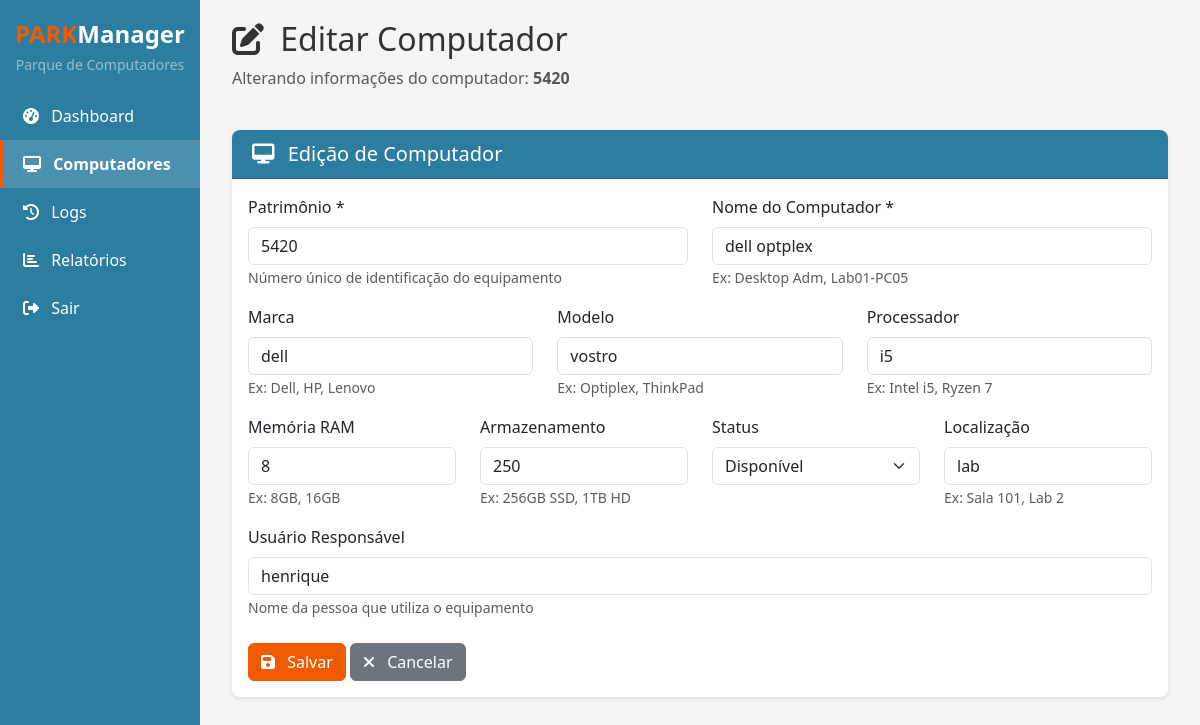
Screenshot of /computadores/1/editar (signed in) with the database file from the repository.
### app/models.py (models this page shows)
class Computador(Base):
    __tablename__ = "computadores"
    id = Column(Integer, primary_key=True, index=True)
    patrimonio = Column(String, unique=True, index=True, nullable=False)
    nome = Column(String, nullable=False)
    marca = Column(String, nullable=True)
    modelo = Column(String, nullable=True)
    processador = Column(String, nullable=True)
    memoria_ram = Column(String, nullable=True)  # Ex: "8GB", "16GB"
    armazenamento = Column(String, nullable=True)  # Ex: "512GB SSD"
    status = Column(String, default="Disponível")  # Disponível, Em uso, Manutenção
    localizacao = Column(String, nullable=True)  # Sala, setor
    usuario_responsavel = Column(String, nullable=True)
    ativo = Column(Boolean, default=True)
    data_aquisicao = Column(DateTime, default=func.now())
    created_at = Column(DateTime(timezone=True), server_default=func.now())
    updated_at = Column(DateTime(timezone=True), onupdate=func.now())

### app/main.py (the view)
@app.get("/computadores/{computador_id}/editar", response_class=HTMLResponse)
def pagina_editar_computador(request: Request, computador_id: int, db: Session = Depends(get_db)):
    computador = crud.buscar_computador_por_id(db, computador_id)
    return templates.TemplateResponse("form_computador.html", {"request": request, "computador": computador})

### app/templates/form_computador.html (shortened to what this page needs)
{% extends "base.html" %}
{% block content %}
<div class="container-fluid">
    <div class="row mb-4">
        <div class="col">
            <h2>
                {% if computador %}
                    <i class="fas fa-edit me-2"></i> Editar Computador
                {% else %}
                    <i class="fas fa-plus-circle me-2"></i> Novo Computador
                {% endif %}
            </h2>
            <p class="text-muted">
                {% if computador %}
                    Alterando informações do computador: <strong>{{ computador.patrimonio }}</strong>
                {% else %}
                    Preencha os dados abaixo para cadastrar um novo computador
                {% endif %}
            </p>
        </div>
    </div>
    <div class="card">
        <div class="card-header">
            <h5 class="mb-0">
                <i class="fas fa-desktop me-2"></i>
                {% if computador %}Edição{% else %}Cadastro{% endif %} de Computador
            </h5>
        </div>
        <div class="card-body">
            <form id="formComputador">
                <div class="row">
                    <div class="col-md-6 mb-3">
                        <label class="form-label">Patrimônio *</label>
                        <input type="text" class="form-control" id="patrimonio"
                               value="{{ computador.patrimonio if computador else '' }}" required>
                        <small class="text-muted">Número único de identificação do equipamento</small>
                    </div>
                    <div class="col-md-6 mb-3">
                        <label class="form-label">Nome do Computador *</label>
                        <input type="text" class="form-control" id="nome"
                               value="{{ computador.nome if computador else '' }}" required>
                        <small class="text-muted">Ex: Desktop Adm, Lab01-PC05</small>
                    </div>
                </div>
                <div class="row">
                    <div class="col-md-4 mb-3">
                        <label class="form-label">Marca</label>
                        <input type="text" class="form-control" id="marca"
                               value="{{ computador.marca if computador else '' }}">
                        <small class="text-muted">Ex: Dell, HP, Lenovo</small>
                    </div>
                    <div class="col-md-4 mb-3">
                        <label class="form-label">Modelo</label>
                        <input type="text" class="form-control" id="modelo"
                               value="{{ computador.modelo if computador else '' }}">
                        <small class="text-muted">Ex: Optiplex, ThinkPad</small>
                    </div>
                    <div class="col-md-4 mb-3">
                        <label class="form-label">Processador</label>
                        <input type="text" class="form-control" id="processador"
                               value="{{ computador.processador if computador else '' }}">
                        <small class="text-muted">Ex: Intel i5, Ryzen 7</small>
                    </div>
                </div>
                <div class="row">
                    <div class="col-md-3 mb-3">
                        <label class="form-label">Memória RAM</label>
                        <input type="text" class="form-control" id="memoria_ram"
                               value="{{ computador.memoria_ram if computador else '' }}">
                        <small class="text-muted">Ex: 8GB, 16GB</small>
                    </div>
                    <div class="col-md-3 mb-3">
                        <label class="form-label">Armazenamento</label>
                        <input type="text" class="form-control" id="armazenamento"
                               value="{{ computador.armazenamento if computador else '' }}">
                        <small class="text-muted">Ex: 256GB SSD, 1TB HD</small>
                    </div>
                    <div class="col-md-3 mb-3">
                        <label class="form-label">Status</label>
                        <select class="form-select" id="status">
                            <option value="Disponível" {% if computador and computador.status == 'Disponível' %}selected{% endif %}>Disponível</option>
                        </select>
                    </div>
                    <div class="col-md-3 mb-3">
                        <label class="form-label">Localização</label>
                        <input type="text" class="form-control" id="localizacao"
                               value="{{ computador.localizacao if computador else '' }}">
                        <small class="text-muted">Ex: Sala 101, Lab 2</small>
                    </div>
                </div>
                <div class="mb-3">
                    <label class="form-label">Usuário Responsável</label>
                    <input type="text" class="form-control" id="usuario_responsavel"
                           value="{{ computador.usuario_responsavel if computador else '' }}">
                    <small class="text-muted">Nome da pessoa que utiliza o equipamento</small>
                </div>
                <div class="mt-4">
                    <button type="submit" class="btn btn-primary" id="btnSalvar">
                        <i class="fas fa-save me-2"></i> Salvar
                    </button>
                    <a href="/computadores" class="btn btn-secondary">
                        <i class="fas fa-times me-2"></i> Cancelar
                    </a>
                </div>
            </form>
        </div>
    </div>
</div>
{% endblock %}

### app/templates/base.html (style rules this page uses)
:root { --primary-orange: #f05a00; --primary-blue: #2c7da0; --primary-blue-hover: #3a9bc5; --bg-gray: #f5f5f5; --text-dark: #333333; --text-light: #ffffff; --border-gray: #e0e0e0; }
body { background-color: var(--bg-gray); color: var(--text-dark); font-family: 'Segoe UI', Tahoma, Geneva, Verdana, sans-serif; }
.btn-primary { background-color: var(--primary-orange); border-color: var(--primary-orange); color: #ffffff; transition: all 0.3s ease; }
.card { border: none; border-radius: 8px; box-shadow: 0 2px 4px rgba(0,0,0,0.1); background-color: #ffffff; }
.card-header { background-color: var(--primary-blue); color: #ffffff !important; border-radius: 8px 8px 0 0 !important; padding: 12px 20px; }
.card-header h5, .card-header .mb-0 { color: #ffffff !important; }
.content h2, .content h5 { color: var(--text-dark); }

### rows the page displays
Computador: patrimonio "5420", nome "dell optplex", marca "dell", modelo "vostro", processador "i5", memoria_ram "8", armazenamento "250", status "Disponível", localizacao "lab", usuario_responsavel "henrique"
